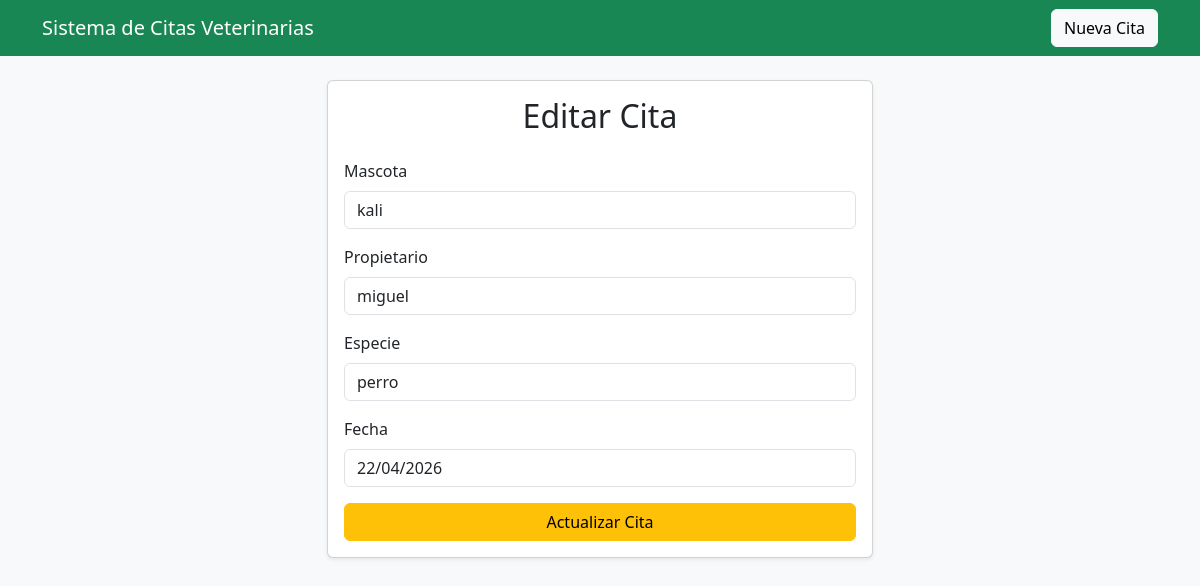
/editar/5, run on the app's committed database.
### tables this page shows
CREATE TABLE pacientes (
    id INTEGER PRIMARY KEY AUTOINCREMENT,
    mascota TEXT NOT NULL,
    propietario TEXT NOT NULL,
    especie TEXT,
    fecha TEXT NOT NULL
);

### app.py (the view, shortened to what this page needs)
@app.route("/editar/<int:id>", methods=["GET", "POST"])
def editar(id):
    conn = get_db_connection()
    paciente = conn.execute("SELECT * FROM pacientes WHERE id = ?", (id,)).fetchone()
    conn.close()
    return render_template("editar.html", paciente=paciente)

### app.py (called while the page is built)
def get_db_connection():
    conn = sqlite3.connect("citas.db")
    conn.row_factory = sqlite3.Row
    return conn

### templates/editar.html (shortened to what this page needs)
{% extends 'base.html' %}
{% block content %}
<div class="row justify-content-center">
    <div class="col-md-8 col-lg-6">
        <div class="card shadow-sm">
            <div class="card-body">
                <h2 class="card-title mb-4 text-center">Editar Cita</h2>
                <form method="POST">
                    <div class="mb-3">
                        <label class="form-label">Mascota</label>
                        <input type="text" name="mascota" class="form-control" value="{{ paciente.mascota }}" required>
                    </div>
                    <div class="mb-3">
                        <label class="form-label">Propietario</label>
                        <input type="text" name="propietario" class="form-control" value="{{ paciente.propietario }}" required>
                    </div>
                    <div class="mb-3">
                        <label class="form-label">Especie</label>
                        <input type="text" name="especie" class="form-control" value="{{ paciente.especie }}">
                    </div>
                    <div class="mb-3">
                        <label class="form-label">Fecha</label>
                        <input type="text" name="fecha" class="form-control" value="{{ paciente.fecha }}" required>
                    </div>
                    <div class="d-grid">
                        <button type="submit" class="btn btn-warning">Actualizar Cita</button>
                    </div>
                </form>
            </div>
        </div>
    </div>
</div>
{% endblock %}

### data on the page
pacientes: mascota "kali", propietario "miguel", especie "perro", fecha "22/04/2026"
